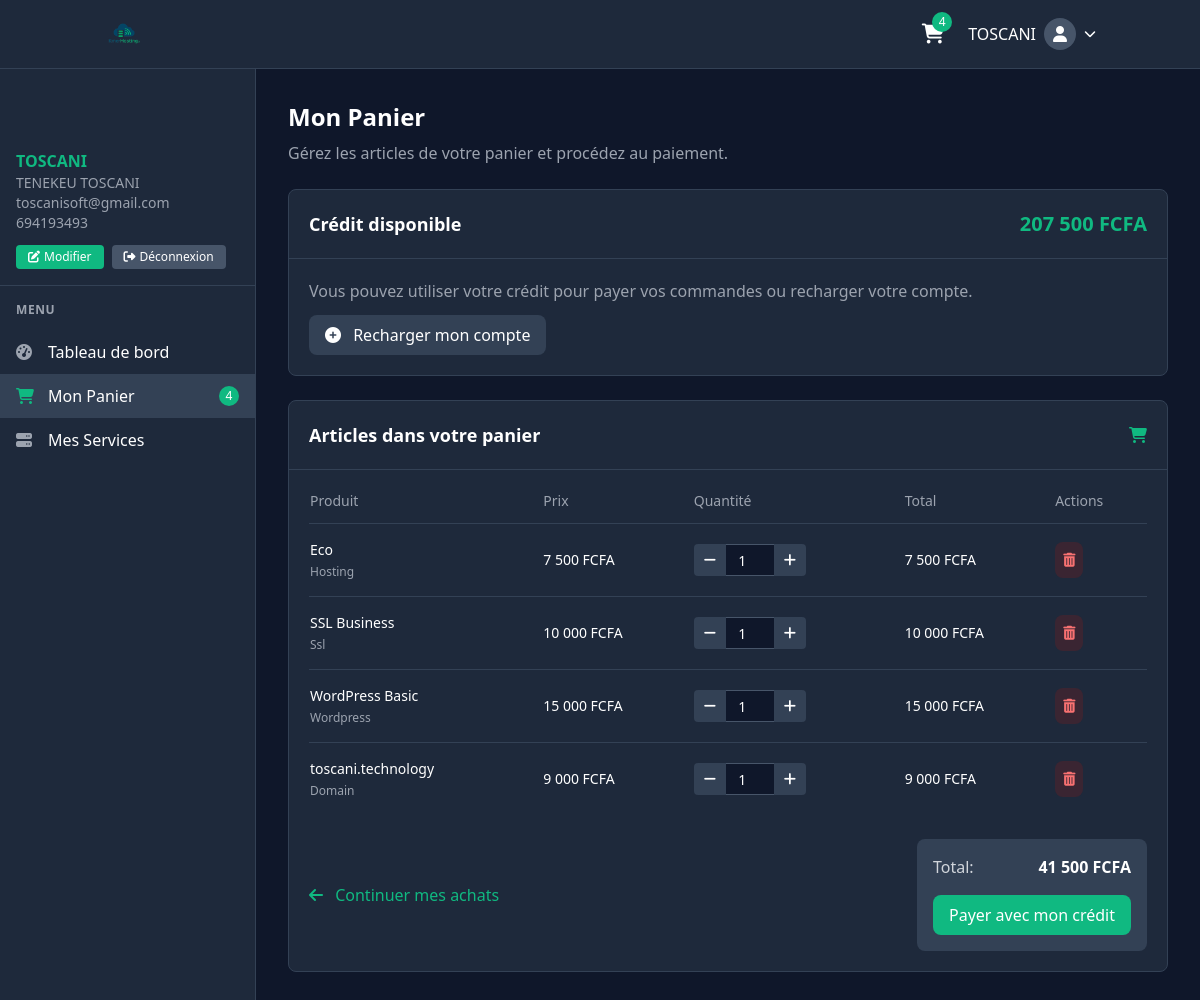
Page /customers/cart.php (signed in) on the earlier database version.
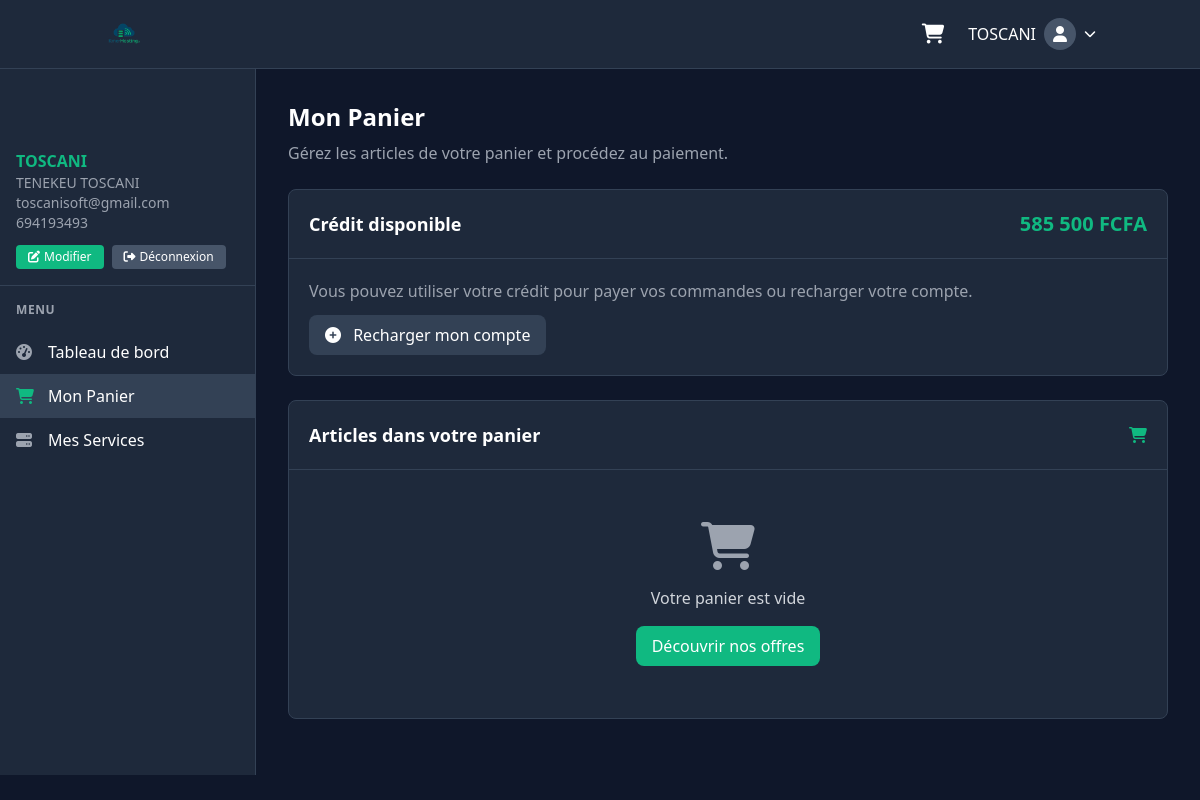
Same page on the later database version.
### tables this page shows
CREATE TABLE IF NOT EXISTS `users` (
  `id` int(11) NOT NULL AUTO_INCREMENT,
  `fullname` varchar(100) NOT NULL,
  `username` varchar(50) NOT NULL,
  `email` varchar(100) NOT NULL,
  `tel` varchar(20) NOT NULL,
  `password` varchar(255) NOT NULL,
  `created_at` timestamp NULL DEFAULT CURRENT_TIMESTAMP,
  `updated_at` timestamp NULL DEFAULT CURRENT_TIMESTAMP ON UPDATE CURRENT_TIMESTAMP,
  `profile_image` varchar(191) DEFAULT NULL,
  `company` varchar(100) DEFAULT NULL,
  `country` varchar(50) DEFAULT NULL,
  `address` varchar(191) DEFAULT NULL,
  `city` varchar(100) DEFAULT NULL,
  `region` varchar(100) DEFAULT NULL,
  `postal_code` varchar(20) DEFAULT NULL,
  `website` varchar(191) DEFAULT NULL,
  `credit` decimal(10,2) NOT NULL DEFAULT '0.00',
  `verification_code` varchar(100) DEFAULT NULL,
  `verification_expiry` datetime DEFAULT NULL,
  `is_verified` tinyint(1) DEFAULT '0',
  PRIMARY KEY (`id`),
  UNIQUE KEY `username` (`username`),
  UNIQUE KEY `email` (`email`)
);

CREATE TABLE IF NOT EXISTS `credit` (
  `id` int(11) NOT NULL AUTO_INCREMENT,
  `user_id` int(11) NOT NULL,
  `amount` decimal(10,2) NOT NULL DEFAULT '500.00',
  `last_updated` timestamp NOT NULL DEFAULT CURRENT_TIMESTAMP ON UPDATE CURRENT_TIMESTAMP,
  PRIMARY KEY (`id`),
  UNIQUE KEY `user_id` (`user_id`)
);

CREATE TABLE IF NOT EXISTS `cart` (
  `id` int(11) NOT NULL AUTO_INCREMENT,
  `user_id` int(11) NOT NULL,
  `product_type` varchar(50) NOT NULL,
  `product_id` varchar(50) NOT NULL,
  `quantity` int(11) NOT NULL DEFAULT '1',
  `custom_domain` varchar(255) DEFAULT NULL,
  `added_at` datetime NOT NULL,
  `updated_at` datetime DEFAULT NULL,
  PRIMARY KEY (`id`),
  KEY `user_id` (`user_id`)
);

### backend/functions.php (called while the page is built, shortened)
<?php
require_once __DIR__ . '/config/db.php';
function getUserCredit($user_id) {
    global $conn;
    $sql = "SELECT amount FROM credit WHERE user_id = ?";
    $stmt = $conn->prepare($sql);
    $stmt->bind_param("i", $user_id);
    $stmt->execute();
    $result = $stmt->get_result();
    $row = $result->fetch_assoc();
    return floatval($row['amount']);
}
function getUserCartItems($user_id) {
    global $conn;
    $stmt = $conn->prepare("SELECT c.*,
            CASE
                WHEN c.product_type = 'hosting' THEN hp.name
                WHEN c.product_type = 'wordpress' THEN wp.name
                WHEN c.product_type = 'ssl' THEN sp.name
                WHEN c.product_type = 'domain' THEN c.custom_domain
                ELSE 'Produit inconnu'
            END as product_name,
            CASE
                WHEN c.product_type = 'hosting' THEN hp.price
                WHEN c.product_type = 'wordpress' THEN wp.price
                WHEN c.product_type = 'ssl' THEN sp.price
                WHEN c.product_type = 'domain' THEN 9000
                ELSE 0
            END as price
            FROM cart c
            LEFT JOIN hosting_packages hp ON c.product_type = 'hosting' AND c.product_id = hp.id
            LEFT JOIN wordpress_packages wp ON c.product_type = 'wordpress' AND c.product_id = wp.id
            LEFT JOIN ssl_packages sp ON c.product_type = 'ssl' AND REPLACE(c.product_id, 'ssl', '') = sp.id
            WHERE c.user_id = ?");
    $stmt->bind_param("i", $user_id);
    $stmt->execute();
    $result = $stmt->get_result();
    $cartItems = [];
    while ($row = $result->fetch_assoc()) {
        $cartItems[] = $row;
    }
    return $cartItems;
}
function getCurrentUser() {
    global $conn;
    $user_id = $_SESSION['user_id'];
    $stmt = $conn->prepare("SELECT * FROM users WHERE id = ?");
    $stmt->bind_param("i", $user_id);
    $stmt->execute();
    $result = $stmt->get_result();
    if ($result->num_rows > 0) {
        return $result->fetch_assoc();
    }
    return null;
}
?>

### customers/cart.php (the view, shortened to what the rows shown need)
<?php
require_once '../backend/functions.php';
$currentUser = getCurrentUser();
$user_id = $_SESSION['user_id'];
$cartItems = getUserCartItems($user_id);
$userCredit = getUserCredit($user_id);
?>
<!DOCTYPE html>
<html lang="fr">
<head>
    <script src="https://cdn.tailwindcss.com"></script>
    <link rel="stylesheet" href="https://cdnjs.cloudflare.com/ajax/libs/font-awesome/6.4.0/css/all.min.css">
</head>
<body class="bg-dark-900 text-white">
    <header class="bg-dark-800 border-b border-dark-700">
        <div class="container mx-auto px-4 py-3 flex items-center justify-between">
            <div class="flex items-center space-x-4">
                <div class="relative group" id="profile-dropdown">
                    <button class="flex items-center space-x-2 text-white hover:text-kmergreen-light focus:outline-none">
                        <span class="hidden md:inline-block"><?php echo htmlspecialchars($currentUser['username']); ?></span>
                        <?php if (!empty($currentUser['profile_image'])): ?>
                            <img src="<?php echo htmlspecialchars($currentUser['profile_image']); ?>" alt="User" class="w-8 h-8 rounded-full border border-dark-600">
                        <?php else: ?>
                            <div class="w-8 h-8 rounded-full bg-dark-600 flex items-center justify-center">
                                <i class="fas fa-user"></i>
                            </div>
                        <?php endif; ?>
                        <i class="fas fa-chevron-down text-xs transition-transform duration-300" id="dropdown-icon"></i>
                    </button>
                </div>
            </div>
        </div>
    </header>
    <div class="flex">
        <aside id="sidebar" class="fixed inset-y-0 left-0 transform -translate-x-full lg:translate-x-0 z-50 w-64 bg-dark-800 border-r border-dark-700 pt-16 transition-transform duration-300 ease-in-out lg:static lg:w-64">
            <div class="h-full overflow-y-auto scrollbar-thin">
                <div class="px-4 py-4 border-b border-dark-700">
                    <div class="flex flex-col">
                        <span class="font-semibold text-kmergreen"><?php echo htmlspecialchars($currentUser['username']); ?></span>
                        <span class="text-sm text-gray-400"><?php echo htmlspecialchars($currentUser['fullname'] ?? ''); ?></span>
                        <span class="text-sm text-gray-400"><?php echo htmlspecialchars($currentUser['email']); ?></span>
                        <span class="text-sm text-gray-400"><?php echo htmlspecialchars($currentUser['tel'] ?? ''); ?></span>
                    </div>
                </div>
            </div>
        </aside>
        <main class="flex-1 p-4 lg:p-8 pt-4 pb-8 overflow-x-hidden">
            <div class="max-w-7xl mx-auto">
                <div class="mb-6">
                    <h1 class="text-2xl font-bold text-white mb-2">Mon Panier</h1>
                </div>
                <div class="bg-dark-800 rounded-lg border border-dark-700 mb-6">
                    <div class="p-5 border-b border-dark-700 flex justify-between items-center">
                        <h2 class="text-lg font-semibold text-white">Crédit disponible</h2>
                        <span class="text-kmergreen font-bold text-xl"><?php echo number_format($userCredit, 0, ',', ' '); ?> FCFA</span>
                    </div>
                </div>
                <div class="bg-dark-800 rounded-lg border border-dark-700 mb-6">
                    <div class="p-5 border-b border-dark-700 flex justify-between items-center">
                        <h2 class="text-lg font-semibold text-white">Articles dans votre panier</h2>
                    </div>
                    <div class="p-5">
                        <?php if (empty($cartItems)): ?>
                            <div class="text-center py-8">
                                <div class="text-gray-400 text-5xl mb-4">
                                    <i class="fas fa-shopping-cart"></i>
                                </div>
                                <p class="text-gray-300 mb-4">Votre panier est vide</p>
                                <a href="../index.php#packages" class="inline-block bg-kmergreen hover:bg-kmergreen-dark text-white font-medium py-2 px-4 rounded-lg transition duration-300">
                                    Découvrir nos offres
                                </a>
                            </div>
                        <?php else: ?>
                            <div class="overflow-x-auto">
                                <table class="w-full">
                                    <thead>
                                        <tr class="text-left text-gray-400 text-sm">
                                            <th class="pb-3 font-medium">Produit</th>
                                            <th class="pb-3 font-medium">Prix</th>
                                            <th class="pb-3 font-medium">Quantité</th>
                                            <th class="pb-3 font-medium">Total</th>
                                            <th class="pb-3 font-medium">Actions</th>
                                        </tr>
                                    </thead>
                                    <tbody>
                                        <?php foreach ($cartItems as $item):
                                            $itemTotal = $item['price'] * $item['quantity'];
                                        ?>
                                            <tr class="border-t border-dark-700 text-sm">
                                                <td class="py-4">
                                                    <div class="font-medium text-white"><?php echo htmlspecialchars($item['product_name'] ?? 'Produit inconnu'); ?></div>
                                                    <div class="text-gray-400 text-xs mt-1"><?php echo ucfirst(htmlspecialchars($item['product_type'])); ?></div>
                                                </td>
                                                <td class="py-4 text-white"><?php echo number_format($item['price'] ?? 0, 0, ',', ' '); ?> FCFA</td>
                                                <td class="py-4">
                                                    <div class="flex items-center">
                                                        <button class="quantity-btn minus bg-dark-700 hover:bg-dark-600 text-white w-8 h-8 rounded-l flex items-center justify-center" data-id="<?php echo $item['id']; ?>">
                                                            <i class="fas fa-minus"></i>
                                                        </button>
                                                        <input type="number" class="quantity-input bg-dark-900 border-y border-dark-600 text-white w-12 h-8 text-center" value="<?php echo $item['quantity']; ?>" min="1" max="10" data-id="<?php echo $item['id']; ?>">
                                                        <button class="quantity-btn plus bg-dark-700 hover:bg-dark-600 text-white w-8 h-8 rounded-r flex items-center justify-center" data-id="<?php echo $item['id']; ?>">
                                                            <i class="fas fa-plus"></i>
                                                        </button>
                                                    </div>
                                                </td>
                                                <td class="py-4 text-white"><?php echo number_format($itemTotal ?? 0, 0, ',', ' '); ?> FCFA</td>
                                                <td class="py-4">
                                                    <button class="remove-item p-2 bg-red-900/30 hover:bg-red-800/50 text-red-400 rounded-lg transition-all duration-300 hover:scale-110 focus:outline-none focus:ring-2 focus:ring-red-500 focus:ring-opacity-50" data-id="<?php echo $item['id']; ?>">
                                                        <i class="fas fa-trash-alt"></i>
                                                    </button>
                                                </td>
                                            </tr>
                                        <?php endforeach; ?>
                                    </tbody>
                                </table>
                            </div>
                        <?php endif; ?>
                    </div>
                </div>
            </div>
        </main>
    </div>
</body>
</html>

Differences in the rows shown:
removed cart: product_name "Eco", product_type "Hosting", price "7 500", quantity "1", itemTotal "7 500"
removed cart: product_name "SSL Business", product_type "Ssl", price "10 000", quantity "1", itemTotal "10 000"
removed cart: product_name "WordPress Basic", product_type "Wordpress", price "15 000", quantity "1", itemTotal "15 000"
removed cart: product_name "toscani.technology", product_type "Domain", price "9 000", quantity "1", itemTotal "9 000"
changed credit: amount "207 500" → "585 500"
Other differences:
$cartCount: "4" → (not shown)
$totalAmount: "41 500" → (not shown)
text no longer shown: "Produit Prix Quantité Total Actions Continuer mes achats Total: FCFA Payer avec mon crédit"
text now shown: "Votre panier est vide Découvrir nos offres"
